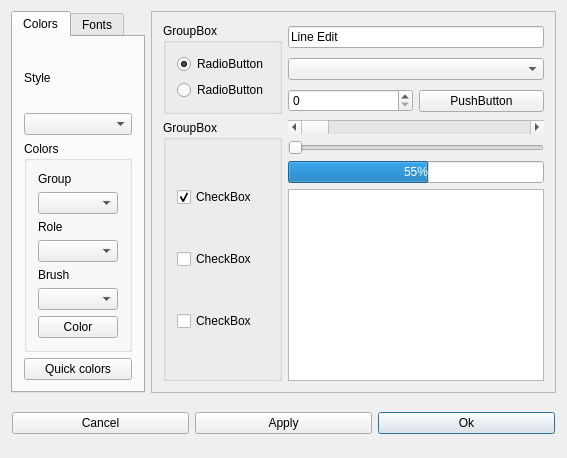
<ui version="4.0" >
 <class>LookAndFeelClass</class>
 <widget class="QDialog" name="LookAndFeelClass" >
  <property name="geometry" >
   <rect>
    <x>0</x>
    <y>0</y>
    <width>560</width>
    <height>392</height>
   </rect>
  </property>
  <property name="windowTitle" >
   <string>LookAndFeel</string>
  </property>
  <property name="windowIcon" >
   <iconset resource="resource.qrc" >:/icons/application.png</iconset>
  </property>
  <layout class="QGridLayout" >
   <item row="0" column="0" >
    <widget class="QTabWidget" name="tabWidget" >
     <property name="currentIndex" >
      <number>0</number>
     </property>
     <widget class="QWidget" name="tab_2" >
      <attribute name="title" >
       <string>Colors</string>
      </attribute>
      <layout class="QVBoxLayout" >
       <item>
        <widget class="QLabel" name="label_4" >
         <property name="text" >
          <string>Style</string>
         </property>
        </widget>
       </item>
       <item>
        <widget class="QComboBox" name="comboBox_style" />
       </item>
       <item>
        <widget class="QGroupBox" name="groupBox_3" >
         <property name="title" >
          <string>Colors</string>
         </property>
         <layout class="QVBoxLayout" >
          <item>
           <widget class="QLabel" name="label_2" >
            <property name="text" >
             <string>Group</string>
            </property>
           </widget>
          </item>
          <item>
           <widget class="QComboBox" name="comboBox_group" />
          </item>
          <item>
           <widget class="QLabel" name="label" >
            <property name="text" >
             <string>Role</string>
            </property>
           </widget>
          </item>
          <item>
           <widget class="QComboBox" name="comboBox_role" />
          </item>
          <item>
           <widget class="QLabel" name="label_3" >
            <property name="text" >
             <string>Brush</string>
            </property>
           </widget>
          </item>
          <item>
           <widget class="QComboBox" name="comboBox_brush" />
          </item>
          <item>
           <widget class="QPushButton" name="pushButton_color" >
            <property name="text" >
             <string>Color</string>
            </property>
           </widget>
          </item>
         </layout>
        </widget>
       </item>
       <item>
        <widget class="QPushButton" name="pushButton_quick" >
         <property name="text" >
          <string>Quick colors</string>
         </property>
        </widget>
       </item>
      </layout>
     </widget>
     <widget class="QWidget" name="tab_3" >
      <attribute name="title" >
       <string>Fonts</string>
      </attribute>
     </widget>
    </widget>
   </item>
   <item row="0" column="1" >
    <widget class="QFrame" name="frame" >
     <property name="sizePolicy" >
      <sizepolicy vsizetype="Minimum" hsizetype="Minimum" >
       <horstretch>0</horstretch>
       <verstretch>0</verstretch>
      </sizepolicy>
     </property>
     <property name="frameShape" >
      <enum>QFrame::StyledPanel</enum>
     </property>
     <property name="frameShadow" >
      <enum>QFrame::Sunken</enum>
     </property>
     <layout class="QGridLayout" >
      <item row="2" column="1" >
       <widget class="QSpinBox" name="spinBox" />
      </item>
      <item row="1" column="1" colspan="2" >
       <widget class="QComboBox" name="comboBox_2" />
      </item>
      <item row="2" column="2" >
       <widget class="QPushButton" name="pushButton" >
        <property name="text" >
         <string>PushButton</string>
        </property>
       </widget>
      </item>
      <item row="3" column="1" colspan="2" >
       <widget class="QScrollBar" name="horizontalScrollBar" >
        <property name="orientation" >
         <enum>Qt::Horizontal</enum>
        </property>
       </widget>
      </item>
      <item row="4" column="1" colspan="2" >
       <widget class="QSlider" name="horizontalSlider" >
        <property name="orientation" >
         <enum>Qt::Horizontal</enum>
        </property>
       </widget>
      </item>
      <item row="6" column="1" colspan="2" >
       <widget class="QTextBrowser" name="textBrowser" />
      </item>
      <item row="0" column="1" colspan="2" >
       <widget class="QLineEdit" name="lineEdit" >
        <property name="text" >
         <string>Line Edit</string>
        </property>
       </widget>
      </item>
      <item rowspan="3" row="0" column="0" >
       <widget class="QGroupBox" name="groupBox" >
        <property name="title" >
         <string>GroupBox</string>
        </property>
        <layout class="QVBoxLayout" >
         <item>
          <widget class="QRadioButton" name="radioButton" >
           <property name="text" >
            <string>RadioButton</string>
           </property>
           <property name="checked" >
            <bool>true</bool>
           </property>
          </widget>
         </item>
         <item>
          <widget class="QRadioButton" name="radioButton_2" >
           <property name="text" >
            <string>RadioButton</string>
           </property>
          </widget>
         </item>
        </layout>
       </widget>
      </item>
      <item rowspan="4" row="3" column="0" >
       <widget class="QGroupBox" name="groupBox_2" >
        <property name="title" >
         <string>GroupBox</string>
        </property>
        <layout class="QVBoxLayout" >
         <item>
          <widget class="QCheckBox" name="checkBox" >
           <property name="text" >
            <string>CheckBox</string>
           </property>
           <property name="checked" >
            <bool>true</bool>
           </property>
          </widget>
         </item>
         <item>
          <widget class="QCheckBox" name="checkBox_2" >
           <property name="text" >
            <string>CheckBox</string>
           </property>
          </widget>
         </item>
         <item>
          <widget class="QCheckBox" name="checkBox_3" >
           <property name="text" >
            <string>CheckBox</string>
           </property>
          </widget>
         </item>
        </layout>
       </widget>
      </item>
      <item row="5" column="1" colspan="2" >
       <widget class="QProgressBar" name="progressBar" >
        <property name="value" >
         <number>55</number>
        </property>
       </widget>
      </item>
     </layout>
    </widget>
   </item>
   <item row="1" column="0" colspan="2" >
    <widget class="QFrame" name="frame_2" >
     <property name="minimumSize" >
      <size>
       <width>16</width>
       <height>48</height>
      </size>
     </property>
     <property name="frameShape" >
      <enum>QFrame::NoFrame</enum>
     </property>
     <property name="frameShadow" >
      <enum>QFrame::Raised</enum>
     </property>
     <layout class="QHBoxLayout" >
      <property name="leftMargin" >
       <number>1</number>
      </property>
      <property name="topMargin" >
       <number>1</number>
      </property>
      <property name="rightMargin" >
       <number>1</number>
      </property>
      <property name="bottomMargin" >
       <number>1</number>
      </property>
      <item>
       <widget class="QPushButton" name="pushButton_cancel" >
        <property name="text" >
         <string>Cancel</string>
        </property>
       </widget>
      </item>
      <item>
       <widget class="QPushButton" name="pushButton_apply" >
        <property name="text" >
         <string>Apply</string>
        </property>
       </widget>
      </item>
      <item>
       <widget class="QPushButton" name="pushButton_ok" >
        <property name="text" >
         <string>Ok</string>
        </property>
        <property name="default" >
         <bool>true</bool>
        </property>
       </widget>
      </item>
     </layout>
    </widget>
   </item>
  </layout>
 </widget>
 <layoutdefault spacing="6" margin="11" />
 <resources>
  <include location="resource.qrc" />
 </resources>
 <connections>
  <connection>
   <sender>pushButton_cancel</sender>
   <signal>clicked()</signal>
   <receiver>LookAndFeelClass</receiver>
   <slot>reject()</slot>
   <hints>
    <hint type="sourcelabel" >
     <x>166</x>
     <y>371</y>
    </hint>
    <hint type="destinationlabel" >
     <x>48</x>
     <y>364</y>
    </hint>
   </hints>
  </connection>
  <connection>
   <sender>pushButton_ok</sender>
   <signal>clicked()</signal>
   <receiver>LookAndFeelClass</receiver>
   <slot>acceptWithApply()</slot>
   <hints>
    <hint type="sourcelabel" >
     <x>549</x>
     <y>371</y>
    </hint>
    <hint type="destinationlabel" >
     <x>424</x>
     <y>362</y>
    </hint>
   </hints>
  </connection>
  <connection>
   <sender>pushButton_apply</sender>
   <signal>clicked()</signal>
   <receiver>LookAndFeelClass</receiver>
   <slot>applyAll()</slot>
   <hints>
    <hint type="sourcelabel" >
     <x>367</x>
     <y>371</y>
    </hint>
    <hint type="destinationlabel" >
     <x>222</x>
     <y>362</y>
    </hint>
   </hints>
  </connection>
  <connection>
   <sender>comboBox_role</sender>
   <signal>activated(int)</signal>
   <receiver>LookAndFeelClass</receiver>
   <slot>set_role(int)</slot>
   <hints>
    <hint type="sourcelabel" >
     <x>31</x>
     <y>177</y>
    </hint>
    <hint type="destinationlabel" >
     <x>4</x>
     <y>194</y>
    </hint>
   </hints>
  </connection>
  <connection>
   <sender>comboBox_group</sender>
   <signal>activated(int)</signal>
   <receiver>LookAndFeelClass</receiver>
   <slot>set_group(int)</slot>
   <hints>
    <hint type="sourcelabel" >
     <x>31</x>
     <y>131</y>
    </hint>
    <hint type="destinationlabel" >
     <x>4</x>
     <y>152</y>
    </hint>
   </hints>
  </connection>
  <connection>
   <sender>comboBox_brush</sender>
   <signal>activated(int)</signal>
   <receiver>LookAndFeelClass</receiver>
   <slot>set_brush(int)</slot>
   <hints>
    <hint type="sourcelabel" >
     <x>31</x>
     <y>223</y>
    </hint>
    <hint type="destinationlabel" >
     <x>2</x>
     <y>242</y>
    </hint>
   </hints>
  </connection>
  <connection>
   <sender>pushButton_color</sender>
   <signal>clicked()</signal>
   <receiver>LookAndFeelClass</receiver>
   <slot>set_color()</slot>
   <hints>
    <hint type="sourcelabel" >
     <x>31</x>
     <y>249</y>
    </hint>
    <hint type="destinationlabel" >
     <x>3</x>
     <y>272</y>
    </hint>
   </hints>
  </connection>
  <connection>
   <sender>comboBox_style</sender>
   <signal>activated(QString)</signal>
   <receiver>LookAndFeelClass</receiver>
   <slot>set_style(QString)</slot>
   <hints>
    <hint type="sourcelabel" >
     <x>20</x>
     <y>60</y>
    </hint>
    <hint type="destinationlabel" >
     <x>287</x>
     <y>352</y>
    </hint>
   </hints>
  </connection>
  <connection>
   <sender>pushButton_quick</sender>
   <signal>clicked()</signal>
   <receiver>LookAndFeelClass</receiver>
   <slot>quick()</slot>
   <hints>
    <hint type="sourcelabel" >
     <x>82</x>
     <y>307</y>
    </hint>
    <hint type="destinationlabel" >
     <x>3</x>
     <y>308</y>
    </hint>
   </hints>
  </connection>
 </connections>
</ui>
